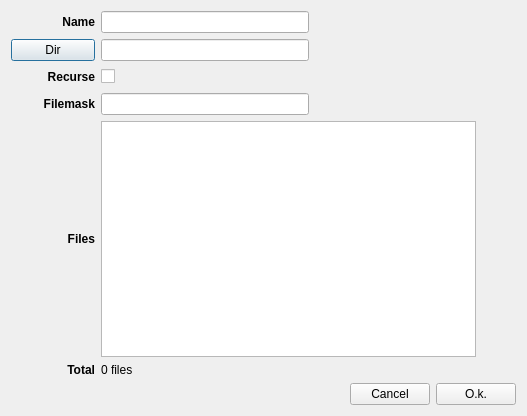
<?xml version="1.0" encoding="UTF-8"?>
<ui version="4.0">
 <class>DirSourceDialog</class>
 <widget class="QDialog" name="DirSourceDialog">
  <property name="geometry">
   <rect>
    <x>0</x>
    <y>0</y>
    <width>527</width>
    <height>416</height>
   </rect>
  </property>
  <property name="windowTitle">
   <string>Dir source configuration</string>
  </property>
  <layout class="QVBoxLayout" name="verticalLayout">
   <item>
    <layout class="QHBoxLayout" name="IconLayout"/>
   </item>
   <item>
    <layout class="QHBoxLayout" name="horizontalLayout_2">
     <item>
      <widget class="QLabel" name="label">
       <property name="sizePolicy">
        <sizepolicy hsizetype="MinimumExpanding" vsizetype="Preferred">
         <horstretch>0</horstretch>
         <verstretch>0</verstretch>
        </sizepolicy>
       </property>
       <property name="maximumSize">
        <size>
         <width>84</width>
         <height>16777215</height>
        </size>
       </property>
       <property name="font">
        <font>
         <weight>75</weight>
         <bold>true</bold>
        </font>
       </property>
       <property name="text">
        <string>Name</string>
       </property>
       <property name="alignment">
        <set>Qt::AlignRight|Qt::AlignTrailing|Qt::AlignVCenter</set>
       </property>
      </widget>
     </item>
     <item>
      <widget class="QLineEdit" name="NameLineEdit"/>
     </item>
     <item>
      <spacer name="horizontalSpacer">
       <property name="orientation">
        <enum>Qt::Horizontal</enum>
       </property>
       <property name="sizeHint" stdset="0">
        <size>
         <width>40</width>
         <height>20</height>
        </size>
       </property>
      </spacer>
     </item>
    </layout>
   </item>
   <item>
    <layout class="QHBoxLayout" name="horizontalLayout">
     <item>
      <widget class="QPushButton" name="DirSelectPushButton">
       <property name="sizePolicy">
        <sizepolicy hsizetype="MinimumExpanding" vsizetype="Fixed">
         <horstretch>0</horstretch>
         <verstretch>0</verstretch>
        </sizepolicy>
       </property>
       <property name="maximumSize">
        <size>
         <width>84</width>
         <height>16777215</height>
        </size>
       </property>
       <property name="text">
        <string>Dir</string>
       </property>
      </widget>
     </item>
     <item>
      <widget class="QLineEdit" name="TargetLineEdit"/>
     </item>
     <item>
      <spacer name="horizontalSpacer_3">
       <property name="orientation">
        <enum>Qt::Horizontal</enum>
       </property>
       <property name="sizeHint" stdset="0">
        <size>
         <width>40</width>
         <height>20</height>
        </size>
       </property>
      </spacer>
     </item>
    </layout>
   </item>
   <item>
    <layout class="QHBoxLayout" name="horizontalLayout_6">
     <item>
      <widget class="QLabel" name="label_2">
       <property name="sizePolicy">
        <sizepolicy hsizetype="MinimumExpanding" vsizetype="Preferred">
         <horstretch>0</horstretch>
         <verstretch>0</verstretch>
        </sizepolicy>
       </property>
       <property name="maximumSize">
        <size>
         <width>84</width>
         <height>16777215</height>
        </size>
       </property>
       <property name="font">
        <font>
         <weight>75</weight>
         <bold>true</bold>
        </font>
       </property>
       <property name="text">
        <string>Recurse</string>
       </property>
       <property name="alignment">
        <set>Qt::AlignRight|Qt::AlignTrailing|Qt::AlignVCenter</set>
       </property>
      </widget>
     </item>
     <item>
      <widget class="QCheckBox" name="RecurseCheckBox">
       <property name="text">
        <string/>
       </property>
      </widget>
     </item>
     <item>
      <spacer name="horizontalSpacer_5">
       <property name="orientation">
        <enum>Qt::Horizontal</enum>
       </property>
       <property name="sizeHint" stdset="0">
        <size>
         <width>40</width>
         <height>20</height>
        </size>
       </property>
      </spacer>
     </item>
    </layout>
   </item>
   <item>
    <layout class="QHBoxLayout" name="horizontalLayout_7">
     <item>
      <widget class="QLabel" name="label_3">
       <property name="sizePolicy">
        <sizepolicy hsizetype="MinimumExpanding" vsizetype="Preferred">
         <horstretch>0</horstretch>
         <verstretch>0</verstretch>
        </sizepolicy>
       </property>
       <property name="maximumSize">
        <size>
         <width>84</width>
         <height>16777215</height>
        </size>
       </property>
       <property name="font">
        <font>
         <weight>75</weight>
         <bold>true</bold>
        </font>
       </property>
       <property name="text">
        <string>Filemask</string>
       </property>
       <property name="alignment">
        <set>Qt::AlignRight|Qt::AlignTrailing|Qt::AlignVCenter</set>
       </property>
      </widget>
     </item>
     <item>
      <widget class="QLineEdit" name="FileMaskLineEdit"/>
     </item>
     <item>
      <spacer name="horizontalSpacer_6">
       <property name="orientation">
        <enum>Qt::Horizontal</enum>
       </property>
       <property name="sizeHint" stdset="0">
        <size>
         <width>40</width>
         <height>20</height>
        </size>
       </property>
      </spacer>
     </item>
    </layout>
   </item>
   <item>
    <layout class="QHBoxLayout" name="horizontalLayout_4">
     <item>
      <widget class="QLabel" name="labelFile">
       <property name="sizePolicy">
        <sizepolicy hsizetype="MinimumExpanding" vsizetype="Preferred">
         <horstretch>0</horstretch>
         <verstretch>0</verstretch>
        </sizepolicy>
       </property>
       <property name="maximumSize">
        <size>
         <width>84</width>
         <height>16777215</height>
        </size>
       </property>
       <property name="font">
        <font>
         <weight>75</weight>
         <bold>true</bold>
        </font>
       </property>
       <property name="text">
        <string>Files</string>
       </property>
       <property name="alignment">
        <set>Qt::AlignRight|Qt::AlignTrailing|Qt::AlignVCenter</set>
       </property>
      </widget>
     </item>
     <item>
      <widget class="QListWidget" name="FileListWidget">
       <property name="sizePolicy">
        <sizepolicy hsizetype="MinimumExpanding" vsizetype="Expanding">
         <horstretch>0</horstretch>
         <verstretch>0</verstretch>
        </sizepolicy>
       </property>
      </widget>
     </item>
     <item>
      <spacer name="horizontalSpacer_4">
       <property name="orientation">
        <enum>Qt::Horizontal</enum>
       </property>
       <property name="sizeType">
        <enum>QSizePolicy::Minimum</enum>
       </property>
       <property name="sizeHint" stdset="0">
        <size>
         <width>40</width>
         <height>20</height>
        </size>
       </property>
      </spacer>
     </item>
    </layout>
   </item>
   <item>
    <layout class="QHBoxLayout" name="horizontalLayout_5">
     <item>
      <widget class="QLabel" name="label_4">
       <property name="sizePolicy">
        <sizepolicy hsizetype="Fixed" vsizetype="Preferred">
         <horstretch>1</horstretch>
         <verstretch>0</verstretch>
        </sizepolicy>
       </property>
       <property name="maximumSize">
        <size>
         <width>84</width>
         <height>16777215</height>
        </size>
       </property>
       <property name="font">
        <font>
         <weight>75</weight>
         <bold>true</bold>
        </font>
       </property>
       <property name="text">
        <string>Total</string>
       </property>
       <property name="alignment">
        <set>Qt::AlignRight|Qt::AlignTrailing|Qt::AlignVCenter</set>
       </property>
      </widget>
     </item>
     <item>
      <widget class="QLabel" name="FileCountLabel">
       <property name="sizePolicy">
        <sizepolicy hsizetype="MinimumExpanding" vsizetype="Preferred">
         <horstretch>2</horstretch>
         <verstretch>0</verstretch>
        </sizepolicy>
       </property>
       <property name="maximumSize">
        <size>
         <width>16777215</width>
         <height>16777215</height>
        </size>
       </property>
       <property name="text">
        <string>0 files</string>
       </property>
      </widget>
     </item>
    </layout>
   </item>
   <item>
    <layout class="QHBoxLayout" name="horizontalLayout_3">
     <item>
      <spacer name="horizontalSpacer_2">
       <property name="orientation">
        <enum>Qt::Horizontal</enum>
       </property>
       <property name="sizeHint" stdset="0">
        <size>
         <width>40</width>
         <height>20</height>
        </size>
       </property>
      </spacer>
     </item>
     <item>
      <widget class="QPushButton" name="CancelPushButton">
       <property name="text">
        <string>Cancel</string>
       </property>
      </widget>
     </item>
     <item>
      <widget class="QPushButton" name="OkPushButton">
       <property name="text">
        <string>O.k.</string>
       </property>
      </widget>
     </item>
    </layout>
   </item>
  </layout>
 </widget>
 <resources/>
 <connections/>
</ui>
